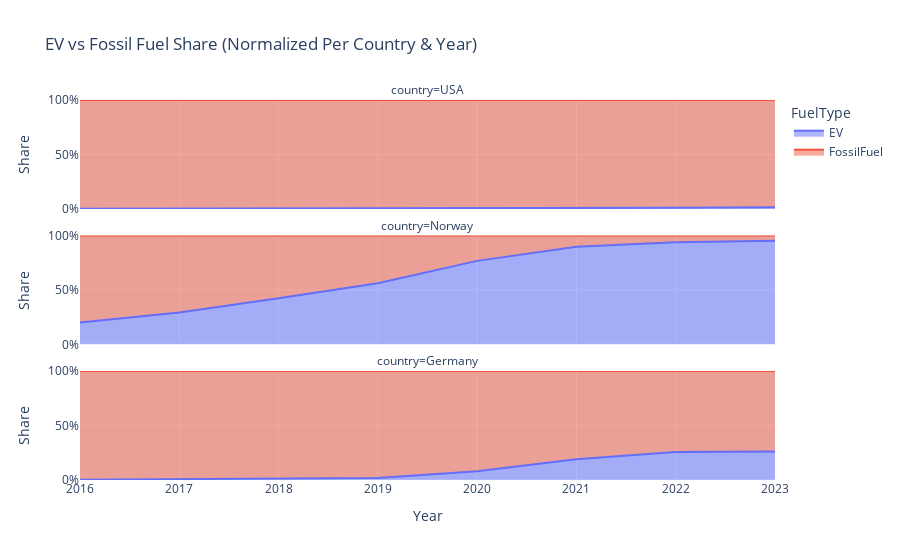

The code cell stored with this chart in its notebook:
### Code cell
import plotly.express as px

fig = px.area(
    df_long,
    x='Year',
    y='Share',
    color='FuelType',
    facet_col='country',
    facet_col_wrap=1,
    title='EV vs Fossil Fuel Share (Normalized Per Country & Year)',
    labels={'Vehicle Share'}
)

fig.update_yaxes(tickformat=".0%", range=[0, 1], matches='y')
fig.show()

### Figure 1 — Plotly figure (JSON) as saved in the notebook; plotly's stock layout.template omitted (floating-point values rounded to 4 significant figures)
{"data": [{"fillpattern": {"shape": ""}, "hovertemplate": "FuelType=EV<br>country=USA<br>Year=%{x}<br>Share=%{y}<extra></extra>", "legendgroup": "EV", "line": {"color": "#636efa"}, "marker": {"symbol": "circle"}, "mode": "lines", "name": "EV", "orientation": "v", "showlegend": true, "stackgroup": "1", "type": "scatter", "x": [2016, 2017, 2018, 2019, 2020, 2021, 2022, 2023], "xaxis": "x3", "y": [0.001245, 0.001655, 0.002493, 0.003376, 0.004373, 0.006006, 0.01002, 0.01443], "yaxis": "y3"}, {"fillpattern": {"shape": ""}, "hovertemplate": "FuelType=EV<br>country=Norway<br>Year=%{x}<br>Share=%{y}<extra></extra>", "legendgroup": "EV", "line": {"color": "#636efa"}, "marker": {"symbol": "circle"}, "mode": "lines", "name": "EV", "orientation": "v", "showlegend": false, "stackgroup": "1", "type": "scatter", "x": [2016, 2017, 2018, 2019, 2020, 2021, 2022, 2023], "xaxis": "x2", "y": [0.2025, 0.2937, 0.4244, 0.5616, 0.7674, 0.896, 0.9377, 0.9511], "yaxis": "y2"}, {"fillpattern": {"shape": ""}, "hovertemplate": "FuelType=EV<br>country=Germany<br>Year=%{x}<br>Share=%{y}<extra></extra>", "legendgroup": "EV", "line": {"color": "#636efa"}, "marker": {"symbol": "circle"}, "mode": "lines", "name": "EV", "orientation": "v", "showlegend": false, "stackgroup": "1", "type": "scatter", "x": [2016, 2017, 2018, 2019, 2020, 2021, 2022, 2023], "xaxis": "x", "y": [0.003454, 0.007465, 0.01091, 0.01879, 0.08126, 0.1907, 0.2581, 0.2616], "yaxis": "y"}, {"fillpattern": {"shape": ""}, "hovertemplate": "FuelType=FossilFuel<br>country=USA<br>Year=%{x}<br>Share=%{y}<extra></extra>", "legendgroup": "FossilFuel", "line": {"color": "#EF553B"}, "marker": {"symbol": "circle"}, "mode": "lines", "name": "FossilFuel", "orientation": "v", "showlegend": true, "stackgroup": "1", "type": "scatter", "x": [2016, 2017, 2018, 2019, 2020, 2021, 2022, 2023], "xaxis": "x3", "y": [0.9988, 0.9983, 0.9975, 0.9966, 0.9956, 0.994, 0.99, 0.9856], "yaxis": "y3"}, {"fillpattern": {"shape": ""}, "hovertemplate": "FuelType=FossilFuel<br>country=Norway<br>Year=%{x}<br>Share=%{y}<extra></extra>", "legendgroup": "FossilFuel", "line": {"color": "#EF553B"}, "marker": {"symbol": "circle"}, "mode": "lines", "name": "FossilFuel", "orientation": "v", "showlegend": false, "stackgroup": "1", "type": "scatter", "x": [2016, 2017, 2018, 2019, 2020, 2021, 2022, 2023], "xaxis": "x2", "y": [0.7975, 0.7063, 0.5756, 0.4384, 0.2326, 0.104, 0.06227, 0.04892], "yaxis": "y2"}, {"fillpattern": {"shape": ""}, "hovertemplate": "FuelType=FossilFuel<br>country=Germany<br>Year=%{x}<br>Share=%{y}<extra></extra>", "legendgroup": "FossilFuel", "line": {"color": "#EF553B"}, "marker": {"symbol": "circle"}, "mode": "lines", "name": "FossilFuel", "orientation": "v", "showlegend": false, "stackgroup": "1", "type": "scatter", "x": [2016, 2017, 2018, 2019, 2020, 2021, 2022, 2023], "xaxis": "x", "y": [0.9965, 0.9925, 0.9891, 0.9812, 0.9187, 0.8093, 0.7419, 0.7384], "yaxis": "y"}], "layout": {"annotations": [{"font": {}, "showarrow": false, "text": "country=Germany", "x": 0.5, "xanchor": "center", "xref": "paper", "y": 0.2867, "yanchor": "bottom", "yref": "paper"}, {"font": {}, "showarrow": false, "text": "country=Norway", "x": 0.5, "xanchor": "center", "xref": "paper", "y": 0.6433, "yanchor": "bottom", "yref": "paper"}, {"font": {}, "showarrow": false, "text": "country=USA", "x": 0.5, "xanchor": "center", "xref": "paper", "y": 1.0, "yanchor": "bottom", "yref": "paper"}], "legend": {"title": {"text": "FuelType"}, "tracegroupgap": 0}, "title": {"text": "EV vs Fossil Fuel Share (Normalized Per Country & Year)"}, "xaxis": {"anchor": "y", "domain": [0, 1], "title": {"text": "Year"}}, "xaxis2": {"anchor": "y2", "domain": [0, 1], "matches": "x", "showticklabels": false}, "xaxis3": {"anchor": "y3", "domain": [0, 1], "matches": "x", "showticklabels": false}, "yaxis": {"anchor": "x", "domain": [0, 0.2867], "matches": "y", "range": [0, 1], "tickformat": ".0%", "title": {"text": "Share"}}, "yaxis2": {"anchor": "x2", "domain": [0.3567, 0.6433], "matches": "y", "range": [0, 1], "tickformat": ".0%", "title": {"text": "Share"}}, "yaxis3": {"anchor": "x3", "domain": [0.7133, 1.0], "matches": "y", "range": [0, 1], "tickformat": ".0%", "title": {"text": "Share"}}}}
